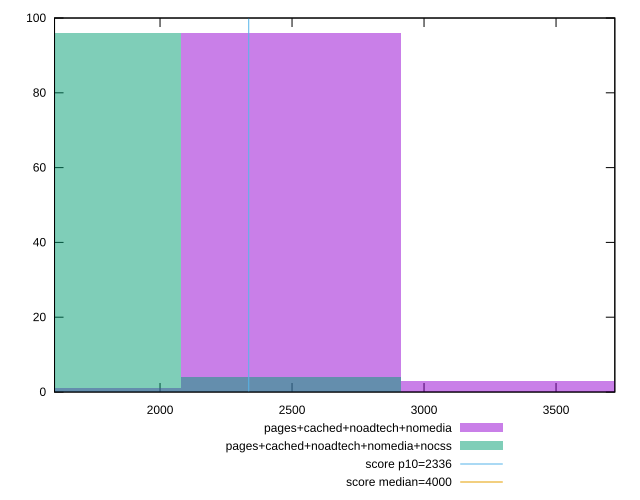

Recreate this plot in gnuplot.
reset

$pagesCachedNoadtechNomedia <<EOF
2495.6212538651844 96
3327.495005153579 3
1663.7475025767894 1
EOF

$pagesCachedNoadtechNomediaNocss <<EOF
2495.6212538651844 4
1663.7475025767894 96
EOF

set key outside below
set boxwidth 831.8737512883947
set xrange [1600.4009999999998:3722.66]
set yrange [0:100]
set trange [0:100]
set style fill transparent solid 0.5 noborder

set parametric
set terminal svg size 640, 500 enhanced background rgb 'white'
set output "report_00015_2021-02-09T16-11-33.973Z/first-meaningful-paint/comparison/histogram/3_vs_4.svg"

plot $pagesCachedNoadtechNomedia title "pages+cached+noadtech+nomedia" with boxes, \
     $pagesCachedNoadtechNomediaNocss title "pages+cached+noadtech+nomedia+nocss" with boxes, \
     2336,t title "score p10=2336", \
     4000,t title "score median=4000"

reset
